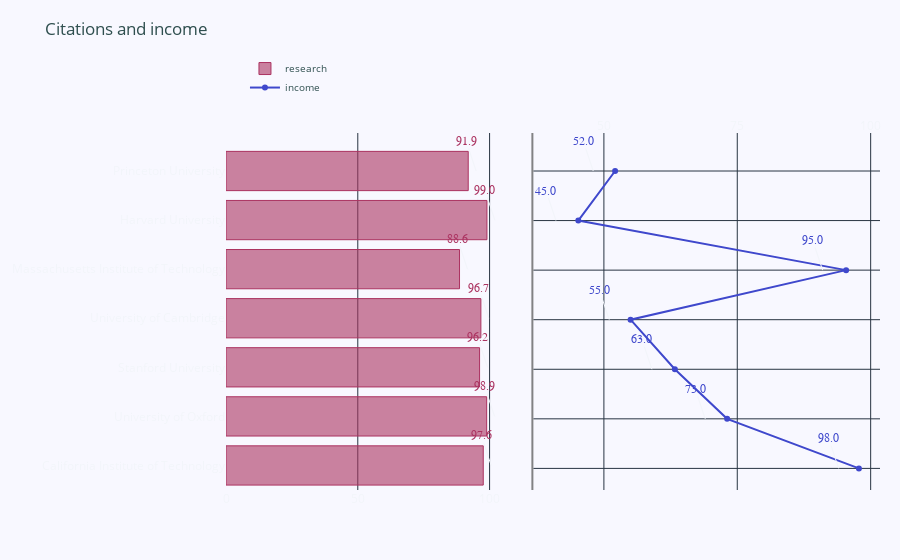

Source (notebook cell):
### Code cell
y_saving = [each for each in df2016.research]
y_net_worth = [float(each) for each in df2016.income]
x_saving = [each for each in df2016.university_name]
x_net_worth = [each for each in df2016.university_name]
trace0 = go.Bar(x=y_saving, y=x_saving, marker=dict(color='rgba(171, 50, 96, 0.6)',
                                                    line=dict(color='rgba(171, 50, 96, 1.0)', width=1)),
                name='research', orientation='h')
trace1 = go.Scatter(x=y_net_worth, y=x_net_worth, mode='lines+markers', line=dict(color='rgb(63, 72, 204)'),
                    name='income')
layout = dict(
                title={'text' : 'Citations and income', 'font' : {'color' : 'darkslategray'}},
                yaxis=dict(showticklabels=True, domain=[0, 0.85]),
                yaxis2=dict(showline=True, showticklabels=False,
                            linecolor='rgba(102, 102, 102, 0.8)', linewidth=2, domain=[0, 0.85]),
                xaxis=dict(zeroline=False, showline=False, showticklabels=True, showgrid=True, domain=[0, 0.42]),
                xaxis2=dict(zeroline=False, showline=False, showticklabels=True, showgrid=True, domain=[0.47, 1],
                            side='top', dtick=25),
                legend=dict(x=0.029,y=1.038,font=dict(size=10, color='darkslategray')),
                margin=dict(l=200, r=20, t=70, b=70),
                paper_bgcolor='rgb(248, 248, 255)',
                plot_bgcolor='rgb(248, 248, 255)')
annotations = []
y_s = np.round(y_saving, decimals=2)
y_nw = np.rint(y_net_worth)
# adding labels
for ydn, yd, xd in zip(y_nw, y_s, x_saving):
    # labeling the scatter savings
    annotations.append(dict(xref='x2', yref='y2', y=xd, x=ydn - 4, text = '{:,}'.format(ydn),
                            font=dict(family='Arial', size=12, color='rgb(63,72,204)')))
    # labeling the bar net worth
    annotations.append(dict(xref='x1', yref='y1', y=xd, x=yd + 3,text=str(yd),font=dict(family='Arial', size=12,
                            color='rgb(171, 50, 96)')))

layout['annotations'] = annotations

# Creating two subplots
fig = subplots.make_subplots(rows=1, cols=2, specs=[[{}, {}]], shared_xaxes=True, shared_yaxes=False,
                          vertical_spacing=0.001)
fig.append_trace(trace0, 1, 1)
fig.append_trace(trace1, 1, 2)
fig['layout'].update(layout)
iplot(fig)

### Figure 1 — Plotly figure (JSON) as saved in the notebook; plotly's stock layout.template omitted (floating-point values rounded to 4 significant figures)
{"data": [{"marker": {"color": "rgba(171, 50, 96, 0.6)", "line": {"color": "rgba(171, 50, 96, 1.0)", "width": 1}}, "name": "research", "orientation": "h", "x": [97.6, 98.9, 96.2, 96.7, 88.6, 99.0, 91.9], "xaxis": "x", "y": ["California Institute of Technology", "University of Oxford", "Stanford University", "University of Cambridge", "Massachusetts Institute of Technology", "Harvard University", "Princeton University"], "yaxis": "y", "type": "bar"}, {"line": {"color": "rgb(63, 72, 204)"}, "mode": "lines+markers", "name": "income", "x": [97.8, 73.1, 63.3, 55.0, 95.4, 45.2, 52.1], "xaxis": "x2", "y": ["California Institute of Technology", "University of Oxford", "Stanford University", "University of Cambridge", "Massachusetts Institute of Technology", "Harvard University", "Princeton University"], "yaxis": "y2", "type": "scatter"}], "layout": {"annotations": [{"font": {"color": "rgb(63,72,204)", "family": "Arial", "size": 12}, "text": "98.0", "x": 94.0, "xref": "x2", "y": "California Institute of Technology", "yref": "y2"}, {"font": {"color": "rgb(171, 50, 96)", "family": "Arial", "size": 12}, "text": "97.6", "x": 100.6, "xref": "x", "y": "California Institute of Technology", "yref": "y"}, {"font": {"color": "rgb(63,72,204)", "family": "Arial", "size": 12}, "text": "73.0", "x": 69.0, "xref": "x2", "y": "University of Oxford", "yref": "y2"}, {"font": {"color": "rgb(171, 50, 96)", "family": "Arial", "size": 12}, "text": "98.9", "x": 101.9, "xref": "x", "y": "University of Oxford", "yref": "y"}, {"font": {"color": "rgb(63,72,204)", "family": "Arial", "size": 12}, "text": "63.0", "x": 59.0, "xref": "x2", "y": "Stanford University", "yref": "y2"}, {"font": {"color": "rgb(171, 50, 96)", "family": "Arial", "size": 12}, "text": "96.2", "x": 99.2, "xref": "x", "y": "Stanford University", "yref": "y"}, {"font": {"color": "rgb(63,72,204)", "family": "Arial", "size": 12}, "text": "55.0", "x": 51.0, "xref": "x2", "y": "University of Cambridge", "yref": "y2"}, {"font": {"color": "rgb(171, 50, 96)", "family": "Arial", "size": 12}, "text": "96.7", "x": 99.7, "xref": "x", "y": "University of Cambridge", "yref": "y"}, {"font": {"color": "rgb(63,72,204)", "family": "Arial", "size": 12}, "text": "95.0", "x": 91.0, "xref": "x2", "y": "Massachusetts Institute of Technology", "yref": "y2"}, {"font": {"color": "rgb(171, 50, 96)", "family": "Arial", "size": 12}, "text": "88.6", "x": 91.6, "xref": "x", "y": "Massachusetts Institute of Technology", "yref": "y"}, {"font": {"color": "rgb(63,72,204)", "family": "Arial", "size": 12}, "text": "45.0", "x": 41.0, "xref": "x2", "y": "Harvard University", "yref": "y2"}, {"font": {"color": "rgb(171, 50, 96)", "family": "Arial", "size": 12}, "text": "99.0", "x": 102.0, "xref": "x", "y": "Harvard University", "yref": "y"}, {"font": {"color": "rgb(63,72,204)", "family": "Arial", "size": 12}, "text": "52.0", "x": 48.0, "xref": "x2", "y": "Princeton University", "yref": "y2"}, {"font": {"color": "rgb(171, 50, 96)", "family": "Arial", "size": 12}, "text": "91.9", "x": 94.9, "xref": "x", "y": "Princeton University", "yref": "y"}], "legend": {"font": {"color": "darkslategray", "size": 10}, "x": 0.029, "y": 1.038}, "margin": {"b": 70, "l": 200, "r": 20, "t": 70}, "paper_bgcolor": "rgb(248, 248, 255)", "plot_bgcolor": "rgb(248, 248, 255)", "title": {"font": {"color": "darkslategray"}, "text": "Citations and income"}, "xaxis": {"anchor": "y", "domain": [0, 0.42], "showgrid": true, "showline": false, "showticklabels": true, "zeroline": false}, "yaxis": {"anchor": "x", "domain": [0, 0.85], "showticklabels": true}, "xaxis2": {"anchor": "y2", "domain": [0.47, 1], "dtick": 25, "showgrid": true, "showline": false, "showticklabels": true, "side": "top", "zeroline": false}, "yaxis2": {"anchor": "x2", "domain": [0, 0.85], "linecolor": "rgba(102, 102, 102, 0.8)", "linewidth": 2, "showline": true, "showticklabels": false}}}
